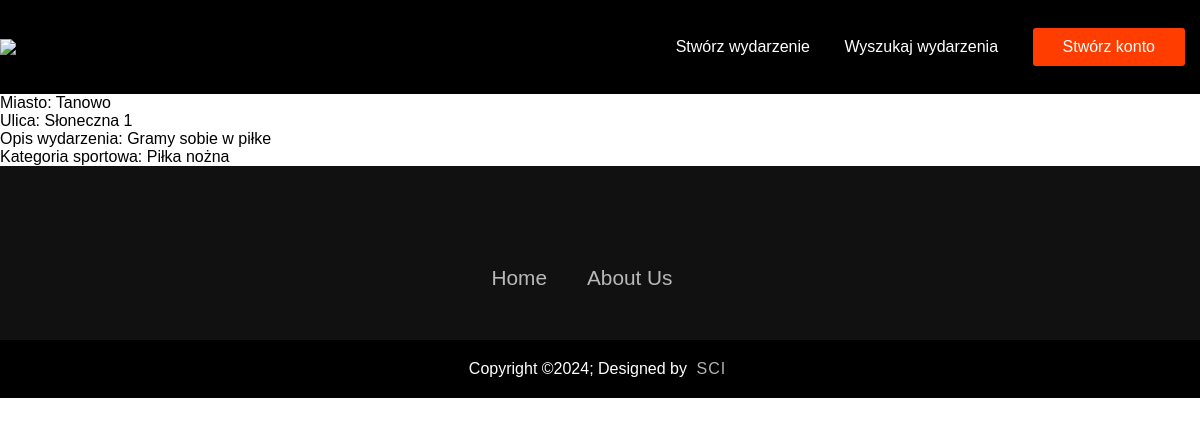
Page /ogloszenie.php?id=25 on the committed database.
### tables this page shows
CREATE TABLE `wydarzenia` (
  `id` int(11) UNSIGNED NOT NULL,
  `miasto` text NOT NULL,
  `ulica` text NOT NULL,
  `data` date NOT NULL,
  `godzina` time NOT NULL,
  `osoby_zapisane` int(11) NOT NULL,
  `max_osoby` int(11) NOT NULL,
  `opis` text NOT NULL,
  `kategoria` text NOT NULL
);

### ogloszenie.php (the view, shortened to what this page needs)
<!DOCTYPE html>
<html lang="pl">
<head>
	<link rel="stylesheet" href="styl_pyknijmy.css">
</head>
<body>
<div class = "header">
  <nav>
   <img src="logo.png" class="logo">
    <ul class="nav-links">
		<li><a href="tworzenie.php">Stwórz wydarzenie</a></li>
		<li><a href="">Wyszukaj wydarzenia</a></li>
		<li class="btn">Stwórz konto</li>
	</ul>
  </nav>
<?php
	 $host = 'localhost';
	 $username = 'root';
	 $password = '';
	 $database = 'pyknijmy';
	 $conn = mysqli_connect($host, $username, $password, $database);
	 $id = $_GET['id'];
	 $sql = "SELECT * FROM wydarzenia WHERE id = $id";
	 $result = mysqli_query($conn, $sql);
	 if(mysqli_num_rows($result) > 0) {
		 $row = mysqli_fetch_assoc($result);
		 echo '<div class="ogloszenie_miasto">' . 'Miasto: ', $row['miasto'], ' ';
		 echo '<div class="ogloszenie_ulica">' . 'Ulica: ', $row['ulica'], ' ';
		 echo '</div>';
		 echo '<div class="ogloszenie_opis">' . 'Opis wydarzenia: ', $row['opis'], '';
		 echo '</div>';
		 echo '<div class="ogloszenie_kategoria">' . 'Kategoria sportowa: ', $row['kategoria'], ' ';
		 echo '</div>';
	 }else{
		 echo 'Brak danych.';
	 }
	 ?>
	 </div>
	 <footer>
		<div class = "footerContainer">
		 <div class = "footerNav">
		  <ul>
		    <li><a href = "index.html">Home</a></li>
			<li><a href= "https://linktr.ee/beatbuddy">About Us</a></li>
		  </ul>
		 </div>
		</div>
		<div class = "footerBottom">
		  <p>Copyright &copy;2024; Designed by <span class = "designer">SCI</span></p>
		 </div>
		</footer>
</body>
</html>

### styl_pyknijmy.css (style rules this page uses)
* { margin: 0; padding: 0; box-sizing: border-box; font-family: "poppins", sans-serif; }
.footerContainer { width: 97%; padding: 70px 30px 20px; }
footer { background-color: #111; bottom:0; width: 100vw; margin-top: auto; }
html { height: 100%; }
body { min-height: 100%; display: flex; flex-direction: column; }
.footerNav { margin: 30px 0; }
.footerNav ul { display: flex; justify-content: center; list-style-type: none; }
.footerNav ul li a { color: white; margin: 20px; text-decoration: none; font-size: 1.3em; opacity: 0.7; transition: 0.5s; }
.footerBottom { background-color: #000; padding:20px; text-align: center; }
.footerBottom p { color: white; }
.designer { opacity: 0.7; text-transform: uppercase; letter-spacing: 1px; font-weight: 400; margin: 0px 5px; }
.header { min-height: 100vh; width: 100vw; position: relative; }
nav { display: flex; align-items: center; justify-content: space-between; background: #000000; }
.logo { width: 140px; }
.nav-links { padding: 28px 0; }
.nav-links li { display: inline-block; margin: 0 15px; }
.nav-links li a { text-decoration: none; color: #fff; padding: 5px 0; position: relative; }
.nav-links li a::after { content: ''; background: #ff3d00; width: 0; height: 2px; position: absolute; bottom: 0; left: 0; transition: width 0.5s; }
.btn { background: #ff3d00; color: #fff; padding: 10px 30px; border-radius: 3px; cursor: pointer; }

### rows in the picture
wydarzenia: miasto "Tanowo", ulica "Słoneczna 1", opis "Gramy sobie w piłke", kategoria "Piłka nożna"
